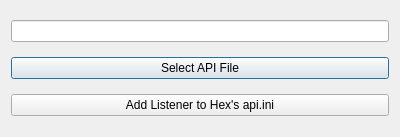
<?xml version="1.0" encoding="UTF-8"?>
<ui version="4.0">
 <class>setupAPI</class>
 <widget class="QDialog" name="setupAPI">
  <property name="geometry">
   <rect>
    <x>0</x>
    <y>0</y>
    <width>400</width>
    <height>137</height>
   </rect>
  </property>
  <property name="windowTitle">
   <string>Setup api.ini</string>
  </property>
  <layout class="QVBoxLayout" name="verticalLayout">
   <item>
    <widget class="QLineEdit" name="apiFileLocationDisplay">
     <property name="dragEnabled">
      <bool>true</bool>
     </property>
     <property name="readOnly">
      <bool>true</bool>
     </property>
    </widget>
   </item>
   <item>
    <widget class="QPushButton" name="selectAPIFileButton">
     <property name="text">
      <string>Select API File</string>
     </property>
    </widget>
   </item>
   <item>
    <widget class="QPushButton" name="addAPIEntryButton">
     <property name="text">
      <string>Add Listener to Hex's api.ini</string>
     </property>
    </widget>
   </item>
  </layout>
 </widget>
 <resources/>
 <connections/>
</ui>
